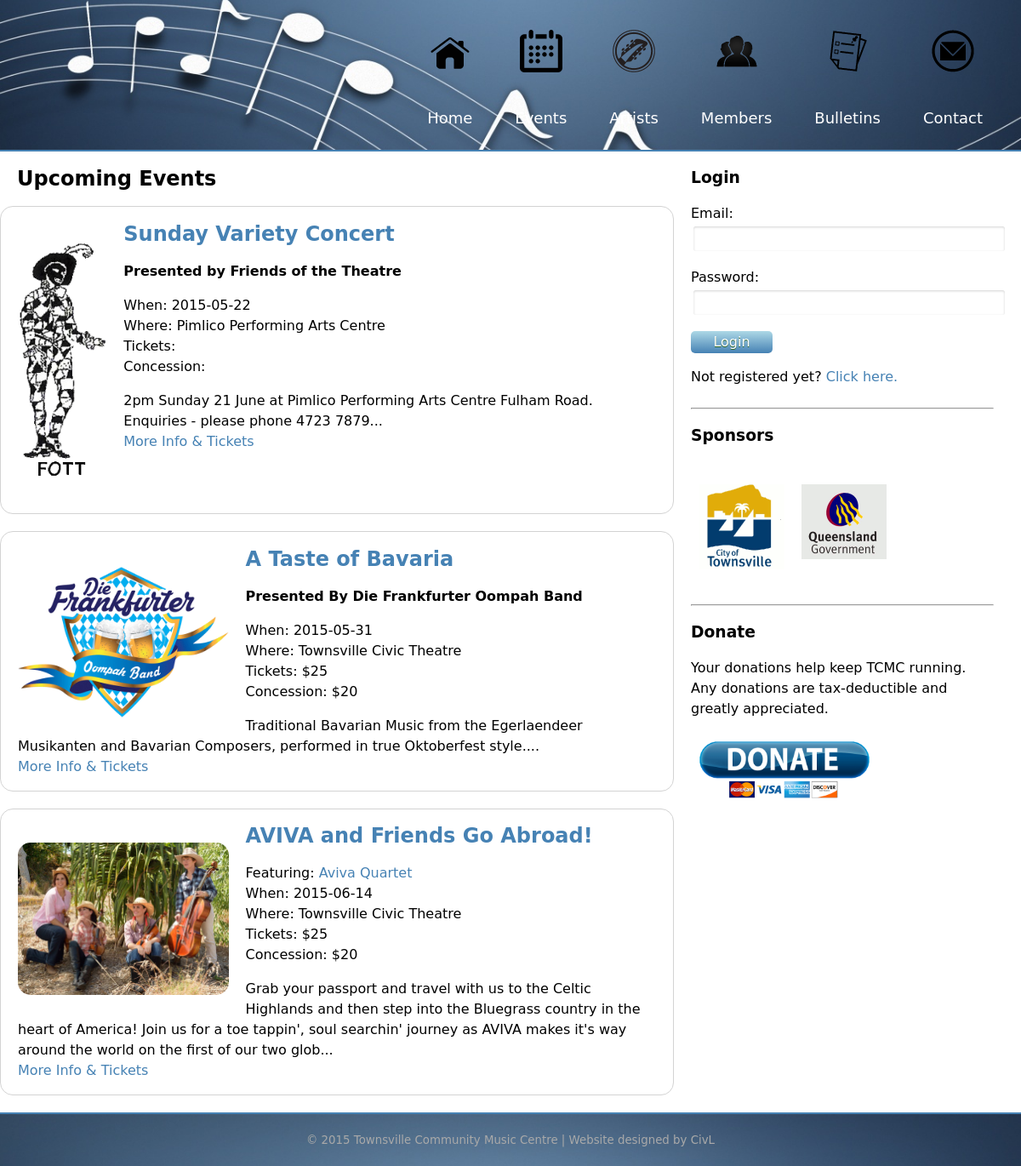
Screenshot of /events.php with the database file from the repository.
### tables this page shows
CREATE TABLE "event" (
  "event_id" integer NOT NULL PRIMARY KEY AUTOINCREMENT,
  "event_name" text NOT NULL,
  "event_date" text NOT NULL,
  "event_location" text NOT NULL,
  "event_tagline" text NOT NULL,
  "artist_id" text NOT NULL,
  "event_tickets" text NOT NULL,
  "event_concession" text NOT NULL,
  "event_link" text NOT NULL,
  "event_info" text NOT NULL,
  "event_photo" text NOT NULL,
  FOREIGN KEY ("artist_id") REFERENCES "artist" ("artist_id") ON DELETE NO ACTION ON UPDATE NO ACTION
);

CREATE TABLE "artist" (
  "artist_id" integer NOT NULL PRIMARY KEY AUTOINCREMENT,
  "artist_name" text NOT NULL,
  "artist_category" text NOT NULL,
  "artist_phone" text NOT NULL,
  "artist_email" text NOT NULL,
  "artist_website" text NOT NULL,
  "artist_genre" text NOT NULL,
  "artist_info" text NOT NULL,
  "artist_photo" text NOT NULL,
  "artist_featured" text NOT NULL,
  "user_id" text NOT NULL,
  FOREIGN KEY ("user_id") REFERENCES "user" ("user_id") ON DELETE NO ACTION ON UPDATE NO ACTION
);

### events.php (the view)
<?php include("header.php"); ?>
<div class="container">
    <div class="row">
        <div id="main" class="col wide">
            <h2>Upcoming Events</h2>
            <?php include("connectdb.php");
            $today = date('Y-m-d');
            $results = $dat->query('select * from event left join artist on artist.artist_id = event.artist_id where event_date >= "'. $today .'" order by event_date asc');
            foreach($results as $result) {
                echo '<div class="row">';
                echo '<div class="col artistFeature">';
                echo '<img src="' . $result['event_photo'] .'">';
                echo '<a href="eventDetail.php?event_id='. $result['event_id'] .'"><h2>'. $result['event_name'] .'</h2></a>';
                echo '<p><strong>'. $result['event_tagline'] .'</strong></p><p>';
                if (isset($result['artist_id'])) {
                    $select = $dat->query('select artist_name from artist where artist_id='. $result['artist_id']);
                    $artist = $select->fetch(PDO::FETCH_ASSOC);
                    echo 'Featuring: <a href="artistDetail.php?artist_id='. $result['artist_id'] . '">'. $artist['artist_name']. '</a><br/>';
                }
                echo 'When: '. $result['event_date'] .'<br/>';
                echo 'Where: '. $result['event_location'] .'<br/>';
                echo 'Tickets: '. $result['event_tickets'] .'<br/>';
                echo 'Concession: '. $result['event_concession'] .'<br/>';
                echo '<p>'. substr($result['event_info'], 0, 249) .'...<br />';
                echo '<a href="eventDetail.php?event_id='. $result['event_id'] .'">More Info & Tickets</a></p>';
                echo '</div></div>';
            }
            ?>
        </div>
        <div id="sidebar" class="col narrow">
            <?php include("sidebar.php");?>
        </div>
    </div>
</div>
<?php include("footer.php"); ?>

### css/style.css (style rules this page uses)
body { line-height:150%; font-family:"Lucida Grande", "Lucida Sans Unicode", "Lucida Sans", "DejaVu Sans", Verdana, sans-serif; }
a:link { color:steelblue; text-decoration:none; }
img { margin: 10px; }
.artistFeature { margin-bottom: 20px; border-radius:15px; border: 1px solid lightgrey; }
.artistFeature img { max-width: 33%; max-height: 300px; float: left; border-radius: 15px; margin: 20px 20px 20px 0; }
.container { width: 1200px; margin: 0 auto; }
.col { padding: 0 20px; }
.row .row { margin: 0 -20px; }
.row:before, .row:after { content: ""; display: table; }
.row:after { clear: both; }
@media only screen { .col { float: left; width: 100%; -webkit-box-sizing: border-box; -moz-box-sizing: border-box; box-sizing: border-box; } }
@media only screen { .wide { width: 66%; } }
@media only screen { .narrow { width: 33%; } }

### rows the page displays
event: event_photo (picture), event_name "Sunday Variety Concert", event_tagline "Presented by Friends of the Theatre", event_date "2015-05-22", event_location "Pimlico Performing Arts Centre", event_info "2pm Sunday 21 June at Pimlico Performing Arts Centre Fulham Road. Enquiries - please phone 4723 7879"
event: event_photo (picture), event_name "A Taste of Bavaria", event_tagline "Presented By Die Frankfurter Oompah Band", event_date "2015-05-31", event_location "Townsville Civic Theatre", event_tickets "$25", event_concession "$20", event_info "Traditional Bavarian Music from the Egerlaendeer Musikanten and Bavarian Composers, performed in true Oktoberfest style."
event: event_photo (picture), event_name "AVIVA and Friends Go Abroad!", artist.artist_name "Aviva Quartet", event_date "2015-06-14", event_location "Townsville Civic Theatre", event_tickets "$25", event_concession "$20", event_info "Grab your passport and travel with us to the Celtic Highlands and then step into the Bluegrass country in the heart of America! Join us for a toe tappin', soul searchin' journey as AVIVA makes it's way around the world on the first of our two glob"
